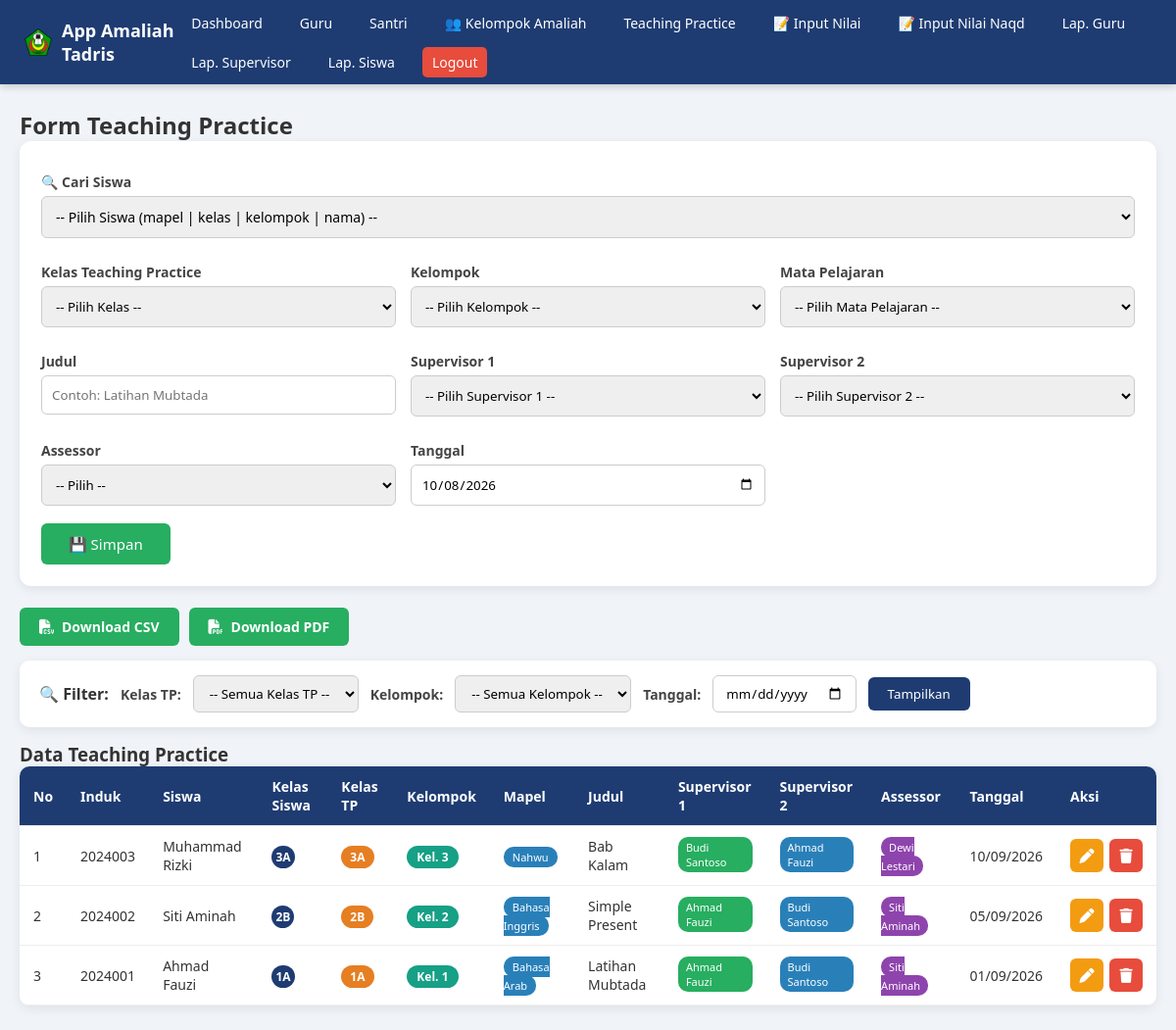
/teaching_practice.php (signed in), run on the app's committed database.
### tables this page shows
CREATE TABLE `teaching_practice` (
  `id`             INT(11)      NOT NULL AUTO_INCREMENT,
  `santri_id`      INT(11)      NOT NULL,
  `kelas_tp`       VARCHAR(10)  NOT NULL,
  `kelompok`       INT(2)       NOT NULL,
  `mata_pelajaran` VARCHAR(100) NOT NULL,
  `judul`          VARCHAR(255) NOT NULL,
  `supervisor1`    VARCHAR(100) DEFAULT NULL,
  `supervisor2`    VARCHAR(100) DEFAULT NULL,
  `assessor`       VARCHAR(100) DEFAULT NULL,
  `tanggal`        DATE         NOT NULL,
  `created_at`     TIMESTAMP    DEFAULT CURRENT_TIMESTAMP,
  `updated_at`     TIMESTAMP    DEFAULT CURRENT_TIMESTAMP ON UPDATE CURRENT_TIMESTAMP,
  PRIMARY KEY (`id`),
  KEY `idx_santri_id` (`santri_id`),
  KEY `idx_kelas_tp` (`kelas_tp`),
  KEY `idx_kelompok` (`kelompok`),
  KEY `idx_tanggal` (`tanggal`),
  CONSTRAINT `fk_tp_santri` FOREIGN KEY (`santri_id`)
    REFERENCES `santri` (`id`) ON DELETE CASCADE ON UPDATE CASCADE
);

CREATE TABLE `santri` (
  `id`            INT(11)       NOT NULL AUTO_INCREMENT,
  `induk`         VARCHAR(30)   NOT NULL,
  `siswa`         VARCHAR(100)  NOT NULL,
  `kelas`         VARCHAR(10)   NOT NULL,
  `gender`        ENUM('L','P') NOT NULL DEFAULT 'L',
  `pelajaran`     VARCHAR(100)  DEFAULT NULL,
  `kelompok`      INT(2)        DEFAULT NULL,
  `kelompok_naqd` INT(2)        DEFAULT NULL,
  `created_at`    TIMESTAMP     DEFAULT CURRENT_TIMESTAMP,
  `updated_at`    TIMESTAMP     DEFAULT CURRENT_TIMESTAMP ON UPDATE CURRENT_TIMESTAMP,
  PRIMARY KEY (`id`),
  UNIQUE KEY `uniq_induk` (`induk`),
  KEY `idx_kelas` (`kelas`),
  KEY `idx_kelompok` (`kelompok`),
  KEY `idx_kelompok_naqd` (`kelompok_naqd`)
);

### teaching_practice.php (the view, shortened to what this page needs)
<?php
require 'config/database.php';
$mode_edit = false;
$edit_data = [
    'id'           => 0,
    'santri_id'    => '',
    'kelas_tp'     => '',
    'kelompok'     => '',
    'mata_pelajaran' => '',
    'judul'        => '',
    'supervisor1'  => '',
    'supervisor2'  => '',
    'assessor'     => '',
    'tanggal'      => date('Y-m-d'),
];
$filter_kelas    = $_GET['filter_kelas'] ?? '';
$filter_tgl      = $_GET['filter_tgl'] ?? '';
$filter_kelompok = $_GET['filter_kelompok'] ?? '';
$where = [];
$where_sql = $where ? "WHERE " . implode(" AND ", $where) : '';
$data = $conn->query("SELECT tp.*, s.siswa, s.kelas, s.induk
                      FROM teaching_practice tp
                      JOIN santri s ON s.id=tp.santri_id
                      $where_sql
                      ORDER BY tp.tanggal DESC, tp.kelas_tp, tp.kelompok, s.siswa");
$data_export = [];
while ($row = $data->fetch_assoc()) $data_export[] = $row;
?>
<!DOCTYPE html>
<html>
<head>
<link rel="stylesheet" href="assets/css/style.css">
<link rel="stylesheet" href="https://cdnjs.cloudflare.com/ajax/libs/font-awesome/6.5.1/css/all.min.css">
</head>
<body>
<?php include 'partials/navbar.php'; ?>
<div class="container">
<h2>Form Teaching Practice</h2>
<form method="post" class="form-card">
    <div class="grid-3">
        <div style="grid-column: span 3;">
            <label>🔍 Cari Siswa <?= $mode_edit ? '<small style="color:#888;">(tidak dapat diubah saat edit)</small>' : '' ?></label>
            <select name="santri_id" id="santri_id" <?= $mode_edit ? 'disabled' : 'required' ?>
                    style="width:100%;padding:10px;font-size:14px;">
                <option value="">-- Pilih Siswa (mapel | kelas | kelompok | nama) --</option>
            </select>
        </div>
        <div>
            <label>Kelas Teaching Practice</label>
            <select name="kelas_tp" id="kelas_tp" required>
                <option value="">-- Pilih Kelas --</option>
            </select>
        </div>
        <div>
            <label>Kelompok</label>
            <select name="kelompok" id="kelompok" required>
                <option value="">-- Pilih Kelompok --</option>
            </select>
        </div>
        <div>
            <label>Mata Pelajaran</label>
            <select name="mata_pelajaran" id="mata_pelajaran" required>
                <option value="">-- Pilih Mata Pelajaran --</option>
            </select>
        </div>
        <div>
            <label>Judul</label>
            <input type="text" name="judul" required placeholder="Contoh: Latihan Mubtada"
                   value="<?=htmlspecialchars($edit_data['judul'])?>">
        </div>
        <div>
            <label>Supervisor 1</label>
            <select name="supervisor1" id="supervisor1" required>
                <option value="">-- Pilih Supervisor 1 --</option>
            </select>
        </div>
        <div>
            <label>Supervisor 2</label>
            <select name="supervisor2" id="supervisor2" required>
                <option value="">-- Pilih Supervisor 2 --</option>
            </select>
        </div>
        <div>
            <label>Assessor</label>
            <select name="assessor" required>
                <option value="">-- Pilih --</option>
            </select>
        </div>
        <div>
            <label>Tanggal</label>
            <input type="date" name="tanggal" required
                   value="<?=htmlspecialchars($edit_data['tanggal'] ?: date('Y-m-d'))?>">
        </div>
    </div>
    <button type="submit" name="simpan">
        <?= $mode_edit ? '💾 Update' : '💾 Simpan' ?>
    </button>
</form>
<div class="toolbar">
    <div class="toolbar-left">
        <a href="export_tp_csv.php?<?=http_build_query([
            'filter_kelas'    => $filter_kelas,
            'filter_kelompok' => $filter_kelompok,
            'filter_tgl'      => $filter_tgl
        ])?>" class="btn-download btn-csv">
            <i class="fa-solid fa-file-csv"></i> Download CSV
        </a>
        <a href="export_tp_pdf.php?<?=http_build_query([
            'filter_kelas'    => $filter_kelas,
            'filter_kelompok' => $filter_kelompok,
            'filter_tgl'      => $filter_tgl
        ])?>" target="_blank" class="btn-download btn-pdf">
            <i class="fa-solid fa-file-pdf"></i> Download PDF
        </a>
    </div>
</div>
<div class="filter-bar">
    <b>🔍 Filter:</b>
    <form method="get" style="display:flex;gap:12px;align-items:center;flex-wrap:wrap;">
        <label>Kelas TP:</label>
        <select name="filter_kelas">
            <option value="">-- Semua Kelas TP --</option>
        </select>
        <label>Kelompok:</label>
        <select name="filter_kelompok">
            <option value="">-- Semua Kelompok --</option>
        </select>
        <label>Tanggal:</label>
        <input type="date" name="filter_tgl" value="<?=htmlspecialchars($filter_tgl)?>">
        <button type="submit">Tampilkan</button>
    </form>
</div>
<h3>Data Teaching Practice</h3>
<table>
<tr>
    <th>No</th>
    <th>Induk</th>
    <th>Siswa</th>
    <th>Kelas Siswa</th>
    <th>Kelas TP</th>
    <th>Kelompok</th>
    <th>Mapel</th>
    <th>Judul</th>
    <th>Supervisor 1</th>
    <th>Supervisor 2</th>
    <th>Assessor</th>
    <th>Tanggal</th>
    <th style="width:100px;">Aksi</th>
</tr>
<?php $i=1; foreach ($data_export as $d): ?>
<tr>
    <td><?=$i++?></td>
    <td><?=htmlspecialchars($d['induk'])?></td>
    <td><?=htmlspecialchars($d['siswa'])?></td>
    <td><span class="badge-kelas"><?=htmlspecialchars($d['kelas'])?></span></td>
    <td><span class="badge-kelas-tp"><?=htmlspecialchars($d['kelas_tp'])?></span></td>
    <td><span class="badge-kelompok">Kel. <?=htmlspecialchars($d['kelompok'])?></span></td>
    <td><span class="badge-mapel"><?=htmlspecialchars($d['mata_pelajaran'])?></span></td>
    <td><?=htmlspecialchars($d['judul'])?></td>
    <td><span class="badge-sup"><?=htmlspecialchars($d['supervisor1'] ?? '-')?></span></td>
    <td><span class="badge-sup2"><?=htmlspecialchars($d['supervisor2'] ?? '-')?></span></td>
    <td><span class="badge-assessor"><?=htmlspecialchars($d['assessor'] ?? '-')?></span></td>
    <td><?=date('d/m/Y', strtotime($d['tanggal']))?></td>
    <td class="aksi-cell">
        <div class="aksi-wrap">
            <a href="?edit=<?=$d['id']?>" class="btn-aksi btn-edit" title="Edit data">
                <i class="fa-solid fa-pen"></i>
            </a>
            <a href="?hapus=<?=$d['id']?>"
               onclick="return confirm('Hapus data <?=htmlspecialchars($d['siswa'])?>?')"
               class="btn-aksi btn-hapus" title="Hapus data">
                <i class="fa-solid fa-trash"></i>
            </a>
        </div>
    </td>
</tr>
<?php endforeach; ?>
</table>
</div>
</body>
</html>

### assets/css/style.css (style rules this page uses)
* { margin:0; padding:0; box-sizing:border-box; font-family:'Segoe UI',sans-serif; }
body { background:#f0f4f8; color:#333; }
.container { max-width:1200px; margin:25px auto; padding:0 20px; }
.grid-3 { display:grid; grid-template-columns:repeat(3,1fr); gap:15px; }
.form-card { background:#fff; padding:22px; border-radius:12px; box-shadow:0 3px 12px rgba(0,0,0,.08); margin-bottom:22px; }
.form-card label { display:block; margin-top:10px; font-weight:600; font-size:14px; color:#444; }
.form-card input, .form-card select { width:100%; padding:10px; margin-top:5px; border:1px solid #ccc; border-radius:6px; }
.form-card button { margin-top:18px; padding:11px 28px; background:#27ae60; color:#fff; border:none; border-radius:6px; cursor:pointer; font-size:15px; }
table { width:100%; background:#fff; border-collapse:collapse; border-radius:10px; overflow:hidden; box-shadow:0 3px 12px rgba(0,0,0,.08); }
th, td { padding:11px 14px; text-align:left; border-bottom:1px solid #eee; font-size:14px; }
th { background:#1e3c72; color:#fff; font-weight:600; }

### teaching_practice.php (style rules this page uses)
.filter-bar { background:#fff; padding:15px 20px; border-radius:10px; box-shadow:0 3px 12px rgba(0,0,0,.08); margin-bottom:15px; display:flex; gap:12px; align-items:center; flex-wrap:wrap; }
.filter-bar label { font-weight:600; color:#444; font-size:14px; }
.filter-bar select, .filter-bar input { padding:8px 12px; border:1px solid #ccc; border-radius:6px; }
.filter-bar button { padding:8px 20px; background:#1e3c72; color:#fff; border:none; border-radius:6px; cursor:pointer; }
.badge-kelas { background:#1e3c72; color:#fff; padding:3px 4px; border-radius:12px; font-size:12px; font-weight:bold; }
.badge-kelas-tp { background:#e67e22; color:#fff; padding:3px 9px; border-radius:12px; font-size:12px; font-weight:bold; }
.badge-kelompok { background:#16a085; color:#fff; padding:3px 10px; border-radius:12px; font-size:12px; font-weight:bold; }
.badge-mapel { background:#2980b9; color:#fff; padding:3px 9px; border-radius:10px; font-size:11px; }
.badge-sup { background:#27ae60; color:#fff; padding:3px 8px; border-radius:10px; font-size:11px; display:inline-block; margin-bottom:2px; }
.badge-sup2 { background:#2980b9; color:#fff; padding:3px 8px; border-radius:10px; font-size:11px; display:inline-block; margin-bottom:2px; }
.badge-assessor { background:#8e44ad; color:#fff; padding:3px 8px; border-radius:10px; font-size:11px; }
.btn-csv { background: #27ae60; }
.btn-pdf { background: #e74c3c; }
.aksi-wrap { display: flex; gap: 6px; justify-content: center; align-items: center; flex-wrap: nowrap; }
.btn-aksi { display: inline-flex; align-items: center; justify-content: center; width: 34px; height: 34px; border-radius: 6px; font-size: 15px; text-decoration: none; color: #fff; border: none; cursor: pointer; transition: .15s; line-height: 1; }
.btn-edit { background: #f39c12; }
.btn-hapus { background: #e74c3c; }
table td.aksi-cell { text-align: center; vertical-align: middle; }
.toolbar { display: flex; justify-content: space-between; align-items: center; flex-wrap: wrap; gap: 10px; margin-bottom: 15px; }
.toolbar-left, .toolbar-right { display: flex; gap: 10px; align-items: center; flex-wrap: wrap; }
.btn-download { background: #27ae60; color: #fff; padding: 10px 20px; border-radius: 6px; text-decoration: none; border: none; cursor: pointer; font-size: 14px; font-weight: 600; display: inline-flex; align-items: center; gap: 8px; transition: .15s; }
.btn-download i { font-size: 15px; }

### data on the page
teaching_practice: santri.induk "2024003", santri.siswa "Muhammad Rizki", santri.kelas "3A", kelas_tp "3A", kelompok "3", mata_pelajaran "Nahwu", judul "Bab Kalam", supervisor1 "Budi Santoso", supervisor2 "Ahmad Fauzi", assessor "Dewi Lestari", tanggal "10/09/2026"
teaching_practice: santri.induk "2024002", santri.siswa "Siti Aminah", santri.kelas "2B", kelas_tp "2B", kelompok "2", mata_pelajaran "Bahasa Inggris", judul "Simple Present", supervisor1 "Ahmad Fauzi", supervisor2 "Budi Santoso", assessor "Siti Aminah", tanggal "05/09/2026"
teaching_practice: santri.induk "2024001", santri.siswa "Ahmad Fauzi", santri.kelas "1A", kelas_tp "1A", kelompok "1", mata_pelajaran "Bahasa Arab", judul "Latihan Mubtada", supervisor1 "Ahmad Fauzi", supervisor2 "Budi Santoso", assessor "Siti Aminah", tanggal "01/09/2026"
